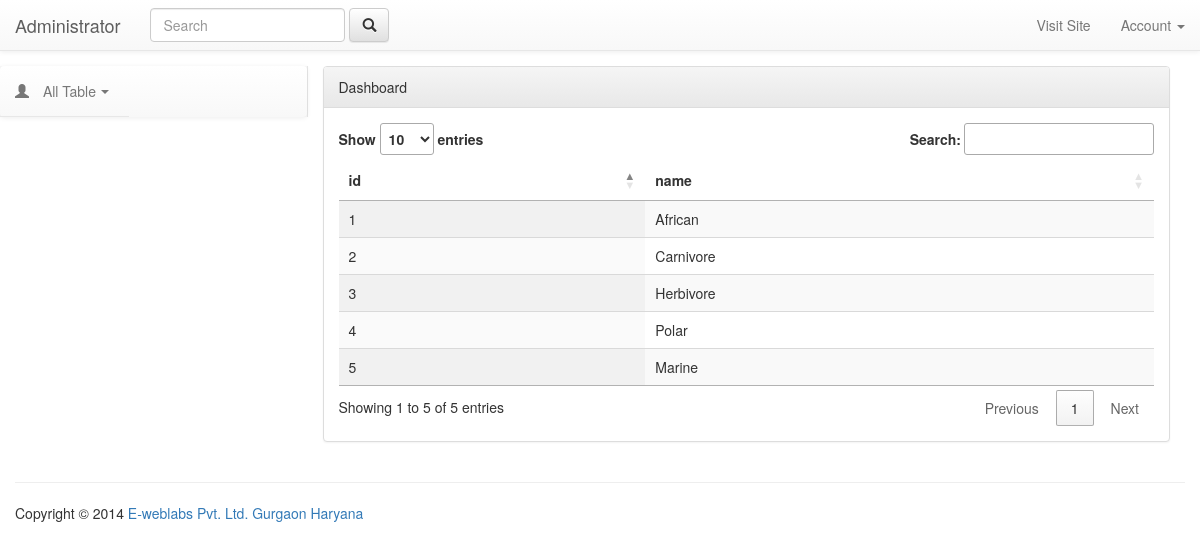
Page /animal.sakisite.xyz/client/view_db.php?table=tbl_category on the committed database.
### tables this page shows
CREATE TABLE `tbl_category` (
  `id` int(11) NOT NULL,
  `name` varchar(255) NOT NULL
);

### animal.sakisite.xyz/client/view_db.php (the view, shortened to what this page needs)
<!DOCTYPE html>
<html>
<head>
	<link rel="stylesheet" href="https://maxcdn.bootstrapcdn.com/bootstrap/3.3.6/css/bootstrap.min.css">
	<link rel="stylesheet" href="https://maxcdn.bootstrapcdn.com/bootstrap/3.3.6/css/bootstrap-theme.min.css" >
	<link rel="stylesheet" type="text/css" href="//cdn.datatables.net/1.10.4/css/jquery.dataTables.css">
</head>
<body class="wide comments example">
<nav class="navbar navbar-default navbar-static-top">
    <div class="container-fluid">
		<div class="navbar-header">
			<a class="navbar-brand" href="#">
				Administrator
			</a>
		</div>
		<div class="collapse navbar-collapse" id="bs-example-navbar-collapse-1">
			<form class="navbar-form navbar-left" method="GET" role="search">
				<div class="form-group">
					<input type="text" name="q" class="form-control" placeholder="Search">
				</div>
				<button type="submit" class="btn btn-default"><i class="glyphicon glyphicon-search"></i></button>
			</form>
			<ul class="nav navbar-nav navbar-right">
				<li><a href="http://www.pingpong-labs.com" target="_blank">Visit Site</a></li>
				<li class="dropdown ">
					<a href="#" class="dropdown-toggle" data-toggle="dropdown" role="button" aria-expanded="false">
						Account
						<span class="caret"></span></a>
					</li>
				</ul>
			</div>
		</div>
	</nav>  	<div class="container-fluid main-container">
  		<div class="col-md-3 sidebar">
  			<div class="row">
	<div class="side-menu">
		<nav class="navbar navbar-default" role="navigation">
			<div class="side-menu-container">
				<ul class="nav navbar-nav">
					<li class="panel panel-default" id="dropdown">
						<a data-toggle="collapse" href="#dropdown-lvl1">
							<span class="glyphicon glyphicon-user"></span> All Table <span class="caret"></span>
						</a>
					</li>
				</ul>
			</div>
		</nav>
	</div>
</div>  		</div>
  		<div class="col-md-9 content">
  			  <div class="panel panel-default">
	<div class="panel-heading">
		Dashboard
	</div>
	<div class="panel-body">
		<?php $tablename=$_GET['table'];
$sql = "SELECT * FROM ".$tablename;
$result = mysql_query($sql) or die(mysql_error());
?>
	<?php
echo '<table id="example" class="display" cellspacing="0" width="100%"><thead><tr>';
for($i = 0; $i < mysql_num_fields($result); $i++) {
    $field_info = mysql_fetch_field($result, $i);
    echo "<th>{$field_info->name}</th>";
}?>
</tr> </thead><tbody>
<?php
while($row = mysql_fetch_row($result)) {
    echo "<tr>";
    foreach($row as $_column) {
        echo "<td>{$_column}</td>";
    }
    echo "</tr>";
}
echo " </tbody></table>";
?>
	</div>
</div>
  		</div>
  		<footer class="pull-left footer">
  			<p class="col-md-12">
  				<hr class="divider">
  				Copyright &COPY; 2014 <a href="http://www.eweblabs.com">E-weblabs Pvt. Ltd. Gurgaon Haryana</a>
  			</p>
  		</footer>
  	</div>
</body>
</html>

### animal.sakisite.xyz/client/view_db.php (style rules this page uses)
.sidebar { padding-left: 0; }
.main-container { background: #FFF; padding-top: 15px; margin-top: -20px; }
.footer { width: 100%; }
.side-menu { position: relative; width: 100%; height: 100%; background-color: #f8f8f8; border-right: 1px solid #e7e7e7; }
.side-menu .navbar { border: none; }
.side-menu .navbar-nav li { display: block; width: 100%; border-bottom: 1px solid #e7e7e7; }
.side-menu .navbar-nav li a { padding: 15px; }
.side-menu .navbar-nav li a .glyphicon { padding-right: 10px; }
.side-menu #dropdown { border: 0; margin-bottom: 0; border-radius: 0; background-color: transparent; box-shadow: none; }
.side-menu #dropdown .caret { float: right; margin: 9px 5px 0; }
.side-menu #dropdown > a { border-bottom: 1px solid #e7e7e7; }

### rows in the picture
tbl_category: id "1", name "African"
tbl_category: id "2", name "Carnivore"
tbl_category: id "3", name "Herbivore"
tbl_category: id "4", name "Polar"
tbl_category: id "5", name "Marine"

### other values in the picture
$field_info->name "id"
$field_info->name "name"
